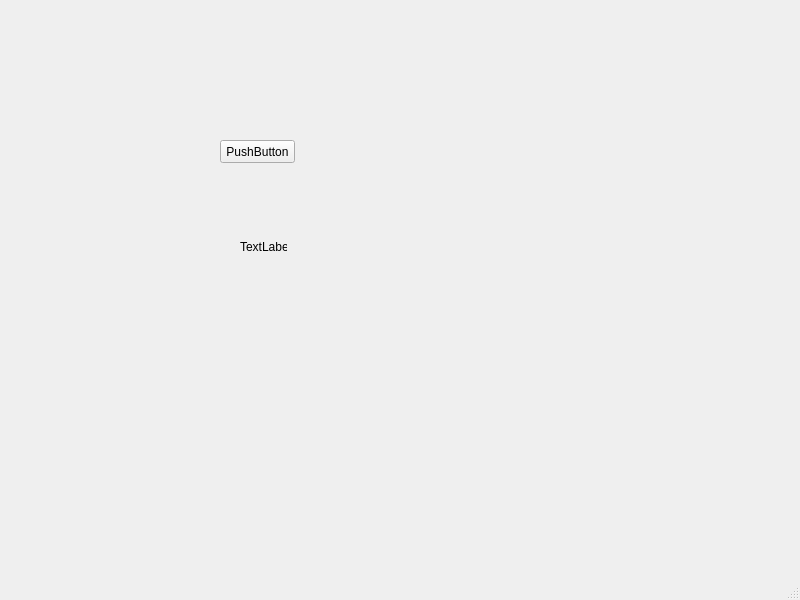
<?xml version="1.0" encoding="UTF-8"?>
<ui version="4.0">
 <class>MainWindow</class>
 <widget class="QMainWindow" name="MainWindow">
  <property name="geometry">
   <rect>
    <x>0</x>
    <y>0</y>
    <width>800</width>
    <height>600</height>
   </rect>
  </property>
  <property name="windowTitle">
   <string>MainWindow</string>
  </property>
  <widget class="QWidget" name="centralwidget">
   <widget class="QPushButton" name="pushButton">
    <property name="geometry">
     <rect>
      <x>220</x>
      <y>140</y>
      <width>75</width>
      <height>23</height>
     </rect>
    </property>
    <property name="text">
     <string>PushButton</string>
    </property>
   </widget>
   <widget class="QLabel" name="label">
    <property name="geometry">
     <rect>
      <x>240</x>
      <y>240</y>
      <width>47</width>
      <height>13</height>
     </rect>
    </property>
    <property name="text">
     <string>TextLabel</string>
    </property>
   </widget>
  </widget>
  <widget class="QMenuBar" name="menubar">
   <property name="geometry">
    <rect>
     <x>0</x>
     <y>0</y>
     <width>800</width>
     <height>21</height>
    </rect>
   </property>
  </widget>
  <widget class="QStatusBar" name="statusbar"/>
 </widget>
 <resources/>
 <connections/>
</ui>
